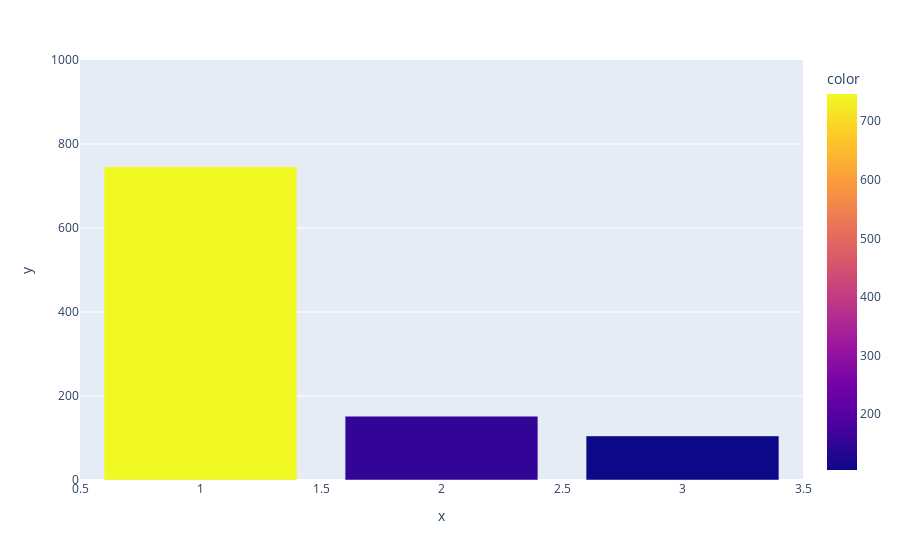

The cell this chart's notebook holds for it:
### Code cell
# Visualize Bar Graph of Number of Samples for each Bean Grade
# ตัวอย่างการลองใช้ plotly express library 

fig = px.bar( x = [1,2,3], y = bean_grade, color=bean_grade, range_y=[0.0,1000])
fig.show()

### Figure 1 — Plotly figure (JSON) as saved in the notebook; plotly's stock layout.template omitted (floating-point values rounded to 4 significant figures)
{"data": [{"alignmentgroup": "True", "hovertemplate": "x=%{x}<br>y=%{y}<br>color=%{marker.color}<extra></extra>", "legendgroup": "", "marker": {"color": [746, 152, 105], "coloraxis": "coloraxis", "pattern": {"shape": ""}}, "name": "", "offsetgroup": "", "orientation": "v", "showlegend": false, "textposition": "auto", "type": "bar", "x": [1, 2, 3], "xaxis": "x", "y": [746, 152, 105], "yaxis": "y"}], "layout": {"barmode": "relative", "coloraxis": {"colorbar": {"title": {"text": "color"}}, "colorscale": [[0, "#0d0887"], [0.1111, "#46039f"], [0.2222, "#7201a8"], [0.3333, "#9c179e"], [0.4444, "#bd3786"], [0.5556, "#d8576b"], [0.6667, "#ed7953"], [0.7778, "#fb9f3a"], [0.8889, "#fdca26"], [1, "#f0f921"]]}, "legend": {"tracegroupgap": 0}, "margin": {"t": 60}, "xaxis": {"anchor": "y", "domain": [0, 1], "title": {"text": "x"}}, "yaxis": {"anchor": "x", "domain": [0, 1], "range": [0, 1000], "title": {"text": "y"}}}}
